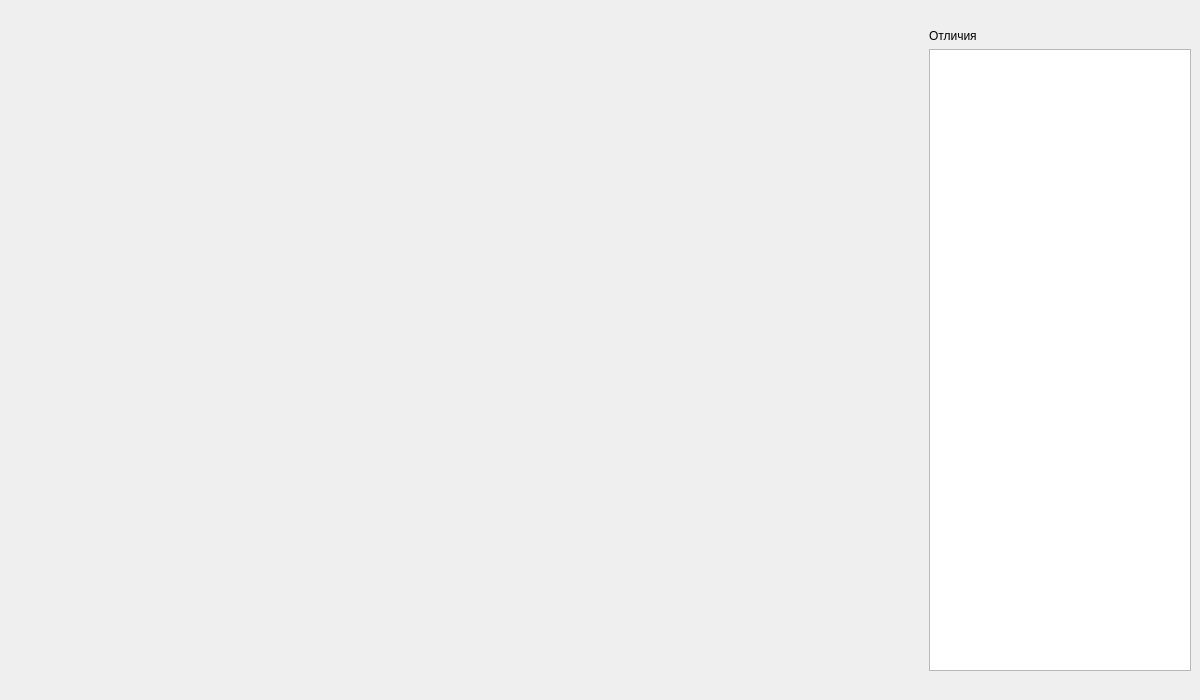
<?xml version="1.0" encoding="UTF-8"?>
<ui version="4.0">
 <class>ReportComparePanel</class>
 <widget class="QWidget" name="ReportComparePanel">
  <property name="geometry">
   <rect>
    <x>0</x>
    <y>0</y>
    <width>1200</width>
    <height>700</height>
   </rect>
  </property>
  <layout class="QVBoxLayout" name="verticalLayout_reportCompare">
   <property name="spacing">
    <number>6</number>
   </property>
   <property name="leftMargin">
    <number>0</number>
   </property>
   <property name="topMargin">
    <number>0</number>
   </property>
   <property name="rightMargin">
    <number>0</number>
   </property>
   <property name="bottomMargin">
    <number>0</number>
   </property>
   <item>
    <widget class="QLabel" name="label_reportCompare_warning">
     <property name="textFormat">
      <enum>Qt::TextFormat::RichText</enum>
     </property>
     <property name="wordWrap">
      <bool>true</bool>
     </property>
    </widget>
   </item>
   <item>
    <widget class="QStackedWidget" name="stackedWidget_reportCompare">
     <property name="sizePolicy">
      <sizepolicy hsizetype="Expanding" vsizetype="Expanding">
       <horstretch>0</horstretch>
       <verstretch>1</verstretch>
      </sizepolicy>
     </property>
     <widget class="QWidget" name="page_reportCompare_pages">
      <layout class="QHBoxLayout" name="horizontalLayout_reportComparePages">
       <property name="spacing">
        <number>8</number>
       </property>
       <property name="leftMargin">
        <number>0</number>
       </property>
       <property name="topMargin">
        <number>0</number>
       </property>
       <property name="rightMargin">
        <number>0</number>
       </property>
       <property name="bottomMargin">
        <number>0</number>
       </property>
       <item>
        <layout class="QVBoxLayout" name="verticalLayout_reportCompareOlder" stretch="0,1,0">
         <property name="spacing">
          <number>4</number>
         </property>
         <item>
          <widget class="QLabel" name="label_reportCompareOlder_Title">
           <property name="textFormat">
            <enum>Qt::TextFormat::RichText</enum>
           </property>
          </widget>
         </item>
         <item>
          <layout class="QVBoxLayout" name="verticalLayout_reportCompareOlderView"/>
         </item>
         <item>
          <widget class="QLabel" name="label_reportCompareOlder_empty">
           <property name="alignment">
            <set>Qt::AlignmentFlag::AlignCenter</set>
           </property>
           <property name="wordWrap">
            <bool>true</bool>
           </property>
          </widget>
         </item>
        </layout>
       </item>
       <item>
        <layout class="QVBoxLayout" name="verticalLayout_reportCompareNewer" stretch="0,1">
         <property name="spacing">
          <number>4</number>
         </property>
         <item>
          <widget class="QLabel" name="label_reportCompareNewer_Title">
           <property name="textFormat">
            <enum>Qt::TextFormat::RichText</enum>
           </property>
          </widget>
         </item>
         <item>
          <layout class="QVBoxLayout" name="verticalLayout_reportCompareNewerView"/>
         </item>
        </layout>
       </item>
       <item>
        <widget class="QFrame" name="frame_reportCompareDiffs_Section">
         <property name="minimumSize">
          <size>
           <width>220</width>
           <height>0</height>
          </size>
         </property>
         <property name="maximumSize">
          <size>
           <width>280</width>
           <height>16777215</height>
          </size>
         </property>
         <layout class="QVBoxLayout" name="verticalLayout_reportCompareDiffs">
          <property name="spacing">
           <number>6</number>
          </property>
          <item>
           <widget class="QLabel" name="label_reportCompareDiffs_Title">
            <property name="text">
             <string>Отличия</string>
            </property>
           </widget>
          </item>
          <item>
           <widget class="QListWidget" name="listWidget_reportCompare_diffs">
            <property name="toolTip">
             <string>Щелчок — выделить ячейку оранжевой рамкой на обеих страницах</string>
            </property>
            <property name="horizontalScrollBarPolicy">
             <enum>Qt::ScrollBarPolicy::ScrollBarAlwaysOff</enum>
            </property>
            <property name="resizeMode">
             <enum>QListView::ResizeMode::Adjust</enum>
            </property>
            <property name="wordWrap">
             <bool>true</bool>
            </property>
           </widget>
          </item>
          <item>
           <widget class="QLabel" name="label_reportCompareDiffs_note">
            <property name="wordWrap">
             <bool>true</bool>
            </property>
           </widget>
          </item>
         </layout>
        </widget>
       </item>
      </layout>
     </widget>
     <widget class="QWidget" name="page_reportCompare_table">
      <layout class="QVBoxLayout" name="verticalLayout_reportCompareTable">
       <property name="spacing">
        <number>6</number>
       </property>
       <property name="leftMargin">
        <number>0</number>
       </property>
       <property name="topMargin">
        <number>0</number>
       </property>
       <property name="rightMargin">
        <number>0</number>
       </property>
       <property name="bottomMargin">
        <number>0</number>
       </property>
       <item>
        <widget class="QTableWidget" name="tableWidget_reportCompare">
         <property name="editTriggers">
          <set>QAbstractItemView::EditTrigger::NoEditTriggers</set>
         </property>
         <property name="selectionMode">
          <enum>QAbstractItemView::SelectionMode::NoSelection</enum>
         </property>
         <attribute name="verticalHeaderVisible">
          <bool>false</bool>
         </attribute>
        </widget>
       </item>
       <item>
        <widget class="QLabel" name="label_reportCompare_tableNote">
         <property name="wordWrap">
          <bool>true</bool>
         </property>
        </widget>
       </item>
      </layout>
     </widget>
    </widget>
   </item>
  </layout>
 </widget>
 <resources/>
 <connections/>
</ui>
